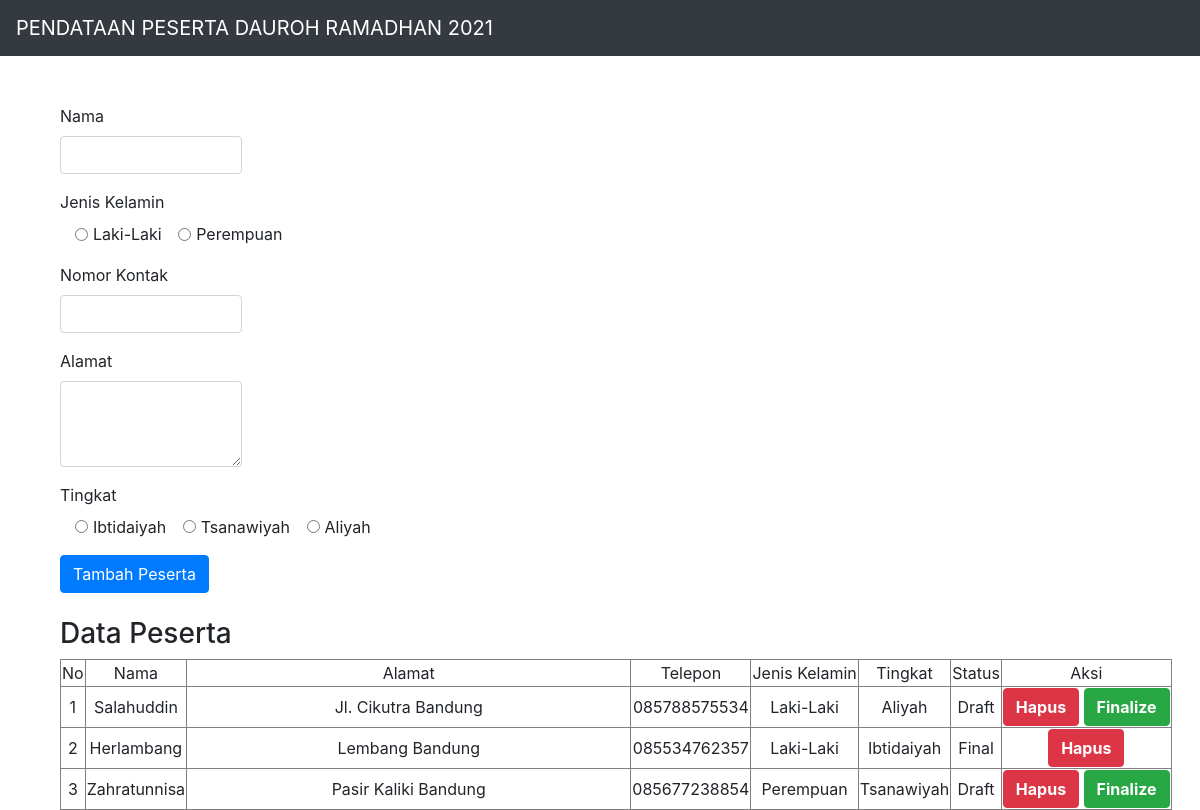
The page / on the database its author committed.
### tables this page shows
CREATE TABLE `tb_dauroh` (
  `id` int(10) NOT NULL,
  `nama_td` varchar(255) NOT NULL,
  `alamat_td` text NOT NULL,
  `kontak_td` varchar(255) NOT NULL,
  `jkel_td` varchar(255) NOT NULL,
  `tingkat_td` varchar(255) NOT NULL,
  `status_td` varchar(255) NOT NULL
);

### conf.php (called while the page is built)
<?php
$db_host = "localhost";
$db_user = "root";
$db_password = "";
$db_name = "db_ramadan";
 ?>

### includes/DB.class.php (called while the page is built, shortened)
<?php
class DB{
	var $db_host = '';
	var $db_user = '';
	var $db_password = '';
	var $db_name = '';
	var $db_link = '';
	var $result = 0;
	function DB($db_host='', $db_user='', $db_password='', $db_name=''){
		$this->db_host = $db_host;
		$this->db_user = $db_user;
		$this->db_password = $db_password;
		$this->db_name = $db_name;
	}
	function open(){
		$this->db_link = mysqli_connect($this->db_host, $this->db_user, $this->db_password, $this->db_name);
	}
	function execute($query=""){
		$this->result = mysqli_query($this->db_link, $query);
		return $this->result;
	}
	function getResult(){
		return mysqli_fetch_array($this->result);
	}
}
 ?>

### includes/Task.class.php (called while the page is built, shortened)
<?php
class Task extends DB{
	function getTask(){
		$query = "SELECT * FROM tb_dauroh";
		return $this->execute($query);
	}
}
?>

### index.php (the view, shortened to what this page needs)
<?php
include("conf.php");
include("includes/Template.class.php");
include("includes/DB.class.php");
include("includes/Task.class.php");
$taskbaru = new Task($db_host, $db_user, $db_password, $db_name);
$taskbaru->open();
$taskbaru->getTask();
$data = null;
$no = 1;
while (list($id, $tnama, $tjkel, $tkontak, $talamat, $ttingkat, $tstatus) = $taskbaru->getResult()) {
	if($tstatus == "Final"){
		$data .= "<tr>
		<td>" . $no . "</td>
		<td>" . $tnama . "</td>
		<td>" . $tjkel . "</td>
		<td>" . $tkontak . "</td>
		<td>" . $talamat . "</td>
		<td>" . $ttingkat . "</td>
		<td>" . $tstatus . "</td>
		<td>
		<button class='btn btn-danger'><a href='index.php?id_hapus=" . $id . "' style='color: white; font-weight: bold;'>Hapus</a></button>
		</td>
		</tr>";
		$no++;
	}
	else{
		$data .= "<tr>
		<td>" . $no . "</td>
		<td>" . $tnama . "</td>
		<td>" . $tjkel . "</td>
		<td>" . $tkontak . "</td>
		<td>" . $talamat . "</td>
		<td>" . $ttingkat . "</td>
		<td>" . $tstatus . "</td>
		<td>
		<button class='btn btn-danger'><a href='index.php?id_hapus=" . $id . "' style='color: white; font-weight: bold;'>Hapus</a></button>
		<button class='btn btn-success' ><a href='index.php?id_status=" . $id .  "' style='color: white; font-weight: bold;'>Finalize</a></button>
		</td>
		</tr>";
		$no++;
	}
}

### includes/Template.class.php (shortened to what this page needs)
<?php
class Template{
	var $content = '';
	function Template($filename = ''){
		$this->content = implode('', @file($filename));
	}
	function clear(){
		$this->content = preg_replace("/DATA_[A-Z|_|0-9]+/", "", $this->content);
	}
	function write(){
		print $this->content;
	}
	function replace($old = '', $new = ''){
		if(is_int($new)){
			$value = sprintf("%d", $new);
		}elseif(is_float($new)){
			$value = sprintf("%f", $new);
		}elseif(is_array($new)){
			$value = '';
			foreach( $new as $item){
				$value .= $item. '';
			}
		}else{
			$value = $new;
		}
		$this->content = preg_replace("/$old/",  $value, $this->content);
	}
}
 ?>

### rows shown on the page
tb_dauroh: nama_td "Salahuddin", alamat_td "Jl. Cikutra Bandung", kontak_td "085788575534", jkel_td "Laki-Laki", tingkat_td "Aliyah", status_td "Draft"
tb_dauroh: nama_td "Herlambang", alamat_td "Lembang Bandung", kontak_td "085534762357", jkel_td "Laki-Laki", tingkat_td "Ibtidaiyah", status_td "Final"
tb_dauroh: nama_td "Zahratunnisa", alamat_td "Pasir Kaliki Bandung", kontak_td "085677238854", jkel_td "Perempuan", tingkat_td "Tsanawiyah", status_td "Draft"
